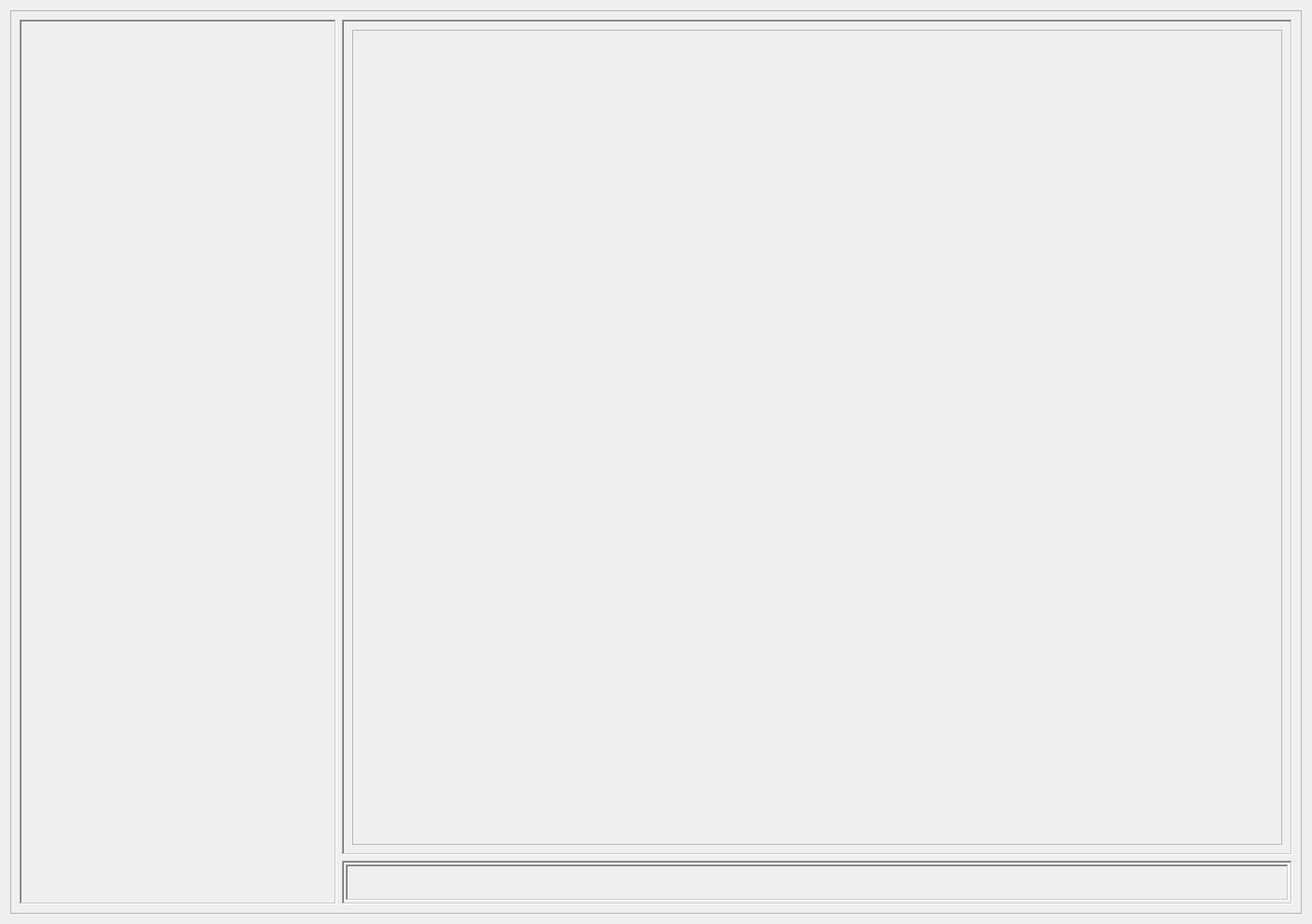
<?xml version="1.0" encoding="UTF-8"?>
<ui version="4.0">
 <class>WDG_layout</class>
 <widget class="QWidget" name="WDG_layout">
  <property name="geometry">
   <rect>
    <x>0</x>
    <y>0</y>
    <width>1408</width>
    <height>992</height>
   </rect>
  </property>
  <property name="windowTitle">
   <string>Calibration</string>
  </property>
  <layout class="QVBoxLayout" name="verticalLayout_3">
   <item>
    <widget class="QFrame" name="FRM_calibration">
     <property name="frameShape">
      <enum>QFrame::StyledPanel</enum>
     </property>
     <property name="frameShadow">
      <enum>QFrame::Raised</enum>
     </property>
     <layout class="QVBoxLayout" name="verticalLayout_2">
      <item>
       <layout class="QHBoxLayout" name="horizontalLayout" stretch="25,75">
        <item>
         <widget class="QFrame" name="slideframe">
          <property name="frameShape">
           <enum>QFrame::WinPanel</enum>
          </property>
          <property name="frameShadow">
           <enum>QFrame::Sunken</enum>
          </property>
          <layout class="QGridLayout" name="GDL_stage_frame"/>
         </widget>
        </item>
        <item>
         <layout class="QVBoxLayout" name="verticalLayout" stretch="95,5">
          <item>
           <widget class="QFrame" name="upframe">
            <property name="frameShape">
             <enum>QFrame::WinPanel</enum>
            </property>
            <property name="frameShadow">
             <enum>QFrame::Sunken</enum>
            </property>
            <layout class="QGridLayout" name="gridLayout_21" rowstretch="0">
             <item row="0" column="0">
              <layout class="QGridLayout" name="gridLayout_20">
               <item row="0" column="0">
                <widget class="QScrollArea" name="scrollArea">
                 <property name="widgetResizable">
                  <bool>true</bool>
                 </property>
                 <widget class="QWidget" name="scrollAreaWidgetContents">
                  <property name="geometry">
                   <rect>
                    <x>0</x>
                    <y>0</y>
                    <width>993</width>
                    <height>871</height>
                   </rect>
                  </property>
                  <widget class="QLabel" name="LBL_gif_anime">
                   <property name="geometry">
                    <rect>
                     <x>160</x>
                     <y>90</y>
                     <width>721</width>
                     <height>481</height>
                    </rect>
                   </property>
                   <property name="text">
                    <string/>
                   </property>
                  </widget>
                 </widget>
                </widget>
               </item>
              </layout>
             </item>
            </layout>
           </widget>
          </item>
          <item>
           <widget class="QFrame" name="downframe">
            <property name="frameShape">
             <enum>QFrame::WinPanel</enum>
            </property>
            <property name="frameShadow">
             <enum>QFrame::Sunken</enum>
            </property>
            <layout class="QGridLayout" name="gridLayout_4">
             <property name="leftMargin">
              <number>2</number>
             </property>
             <property name="topMargin">
              <number>2</number>
             </property>
             <property name="rightMargin">
              <number>2</number>
             </property>
             <property name="bottomMargin">
              <number>2</number>
             </property>
             <property name="spacing">
              <number>2</number>
             </property>
             <item row="0" column="0">
              <layout class="QGridLayout" name="gridLayout_3" columnstretch="0">
               <item row="0" column="0">
                <widget class="QFrame" name="frame_input_panel">
                 <property name="frameShape">
                  <enum>QFrame::WinPanel</enum>
                 </property>
                 <property name="frameShadow">
                  <enum>QFrame::Sunken</enum>
                 </property>
                 <layout class="QGridLayout" name="GDL_cam_frame">
                  <property name="leftMargin">
                   <number>2</number>
                  </property>
                  <property name="topMargin">
                   <number>2</number>
                  </property>
                  <property name="rightMargin">
                   <number>2</number>
                  </property>
                  <property name="bottomMargin">
                   <number>2</number>
                  </property>
                  <property name="spacing">
                   <number>2</number>
                  </property>
                 </layout>
                </widget>
               </item>
              </layout>
             </item>
            </layout>
           </widget>
          </item>
         </layout>
        </item>
       </layout>
      </item>
     </layout>
    </widget>
   </item>
  </layout>
 </widget>
 <resources/>
 <connections/>
</ui>
